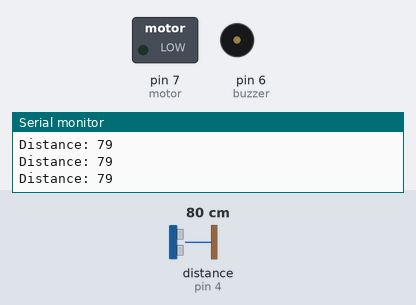
A sketch run on a simulated Arduino Uno, built with avr-gcc and run on an emulated ATmega328P. Parts: switched loads named in the sketch (green lamp = pin HIGH), buzzer (waves = sounding, pin HIGH), the last lines printed to the serial monitor. Wiring (inferred from the names in the program): ultrasonic range finder: trigger pin 5; echo pin 4. Inputs (shaded band) come from the test bench; at power-on: distance to the obstacle (sensor on pin 4) 80 cm. The echo pulse lasts 58.3 µs per cm; pins used as bus, display or sensor lines are not drawn.

Above: at 1.3 s.
1.4 s: distance to the obstacle (sensor on pin 4) set to 55 cm
2.9 s: distance to the obstacle (sensor on pin 4) set to 46 cm
At 4.2 s:
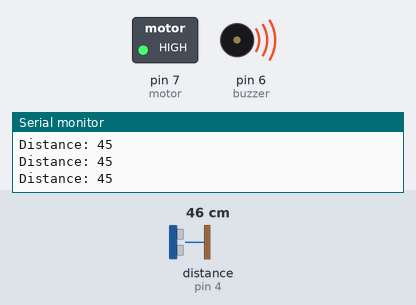
4.5 s: distance to the obstacle (sensor on pin 4) set to 60 cm
At 5.7 s:
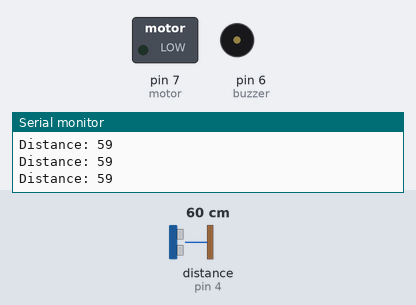
6.0 s: distance to the obstacle (sensor on pin 4) set to 2 cm
At 7.3 s:
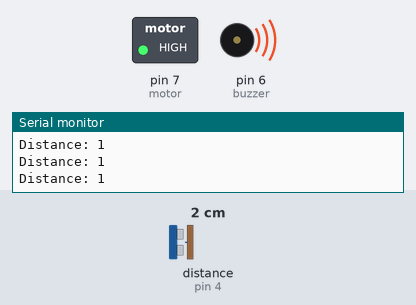
Timing chart, 0 to 8.5 s (numbered marks = the images above; inputs shaded):
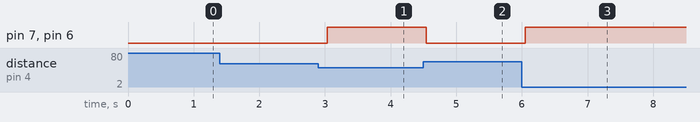

Measured:
- the behaviour switches between 51 and 50 cm on distance to the obstacle (sensor on pin 4) (found by bisection; images 0 and 1)
- after the input at 2.9 s, pin 7 (motor), pin 6 (buzzer): LOW → HIGH after 0.13 s
- after the input at 4.5 s, pin 7 (motor), pin 6 (buzzer): HIGH → LOW at once
- after the input at 6.0 s, pin 7 (motor), pin 6 (buzzer): LOW → HIGH after 0.05 s

The sketch:

blind.ino
```cpp
#define trigPin 5 //D1

#define echoPin 4 //D2

#define motor 7

#define buzzer 6

void setup()
{
pinMode(trigPin, OUTPUT);

pinMode(echoPin, INPUT);

pinMode(motor, OUTPUT);

pinMode(buzzer,OUTPUT);
Serial.begin(9600);

}

void loop()

{

long duration, distance;

digitalWrite(trigPin, LOW);

delayMicroseconds(2);

digitalWrite(trigPin, HIGH);

delayMicroseconds(10);

digitalWrite(trigPin, LOW);

duration = pulseIn(echoPin, HIGH);

distance = (duration/2) / 29.1;

Serial.print("Distance: ");
Serial.println(distance);

if (distance < 50)// This is where checking the distanceyou can change the value

{

digitalWrite(motor,HIGH); // When the the distance below 100cm

digitalWrite(buzzer,HIGH);

} else

{

digitalWrite(motor,LOW);// when greater than 100cm

digitalWrite(buzzer,LOW);

} delay(500);

}
```
